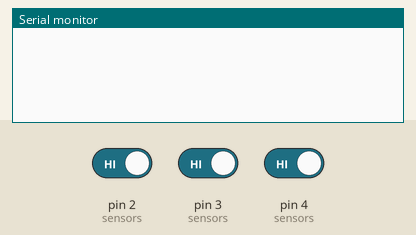
Simulated run of this sketch. Board: Arduino Uno, built with avr-gcc and run on an emulated ATmega328P. Shown: the last lines printed to the serial monitor. The inputs (shaded band) are chosen by the test bench; at power-on: pin 2 (sensors) HIGH, pin 3 (sensors) HIGH, pin 4 (sensors) HIGH.

Above: at 1.2 s.
1.3 s: pin 2 (sensors) driven LOW
At 1.8 s:
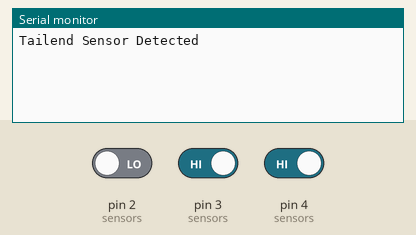
2.8 s: pin 3 (sensors) driven LOW
At 4.0 s:
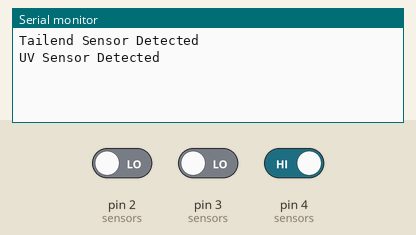
4.3 s: pin 4 (sensors) driven LOW
At 5.4 s:
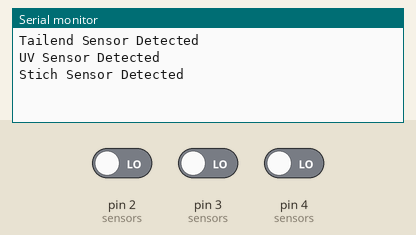

The sketch:

cts_one_code.ino
```cpp
// cts_controller.ino  -- single file (debouncing.h merged in)

#define tailendSensor 2
#define uvSensor      3
#define stichSensor   4

// ---- Tuning -------------------------------------------------------------
#define DEBOUNCE_LOW_MS    5UL   // LOW must be stable this long to count as a detection
#define DEBOUNCE_HIGH_MS   30UL  // HIGH must be stable this long before re-arming
#define DEBUG_PULSE_WIDTH  0     // set to 1 to print real pulse width (ms) of every detection

// ---- Sensor state -------------------------------------------------------
struct Sensor {
  uint8_t       pin;
  const char*   name;
  bool          lastReading;   // raw reading from previous loop
  bool          stable;        // debounced state
  unsigned long lastChange;    // time raw reading last changed
  unsigned long lowStart;      // time the LOW edge occurred (for debug)
};

Sensor sensors[] = {
  { tailendSensor, "Tailend Sensor Detected", HIGH, HIGH, 0, 0 },
  { uvSensor,      "UV Sensor Detected",      HIGH, HIGH, 0, 0 },
  { stichSensor,   "Stich Sensor Detected",   HIGH, HIGH, 0, 0 },
};
const uint8_t SENSOR_COUNT = sizeof(sensors) / sizeof(sensors[0]);

// Returns true once per detection (debounced HIGH -> LOW)
bool sensorTriggered(Sensor &s) {
  bool reading = digitalRead(s.pin);
  unsigned long now = millis();

  if (reading != s.lastReading) {          // raw edge: restart timer
    s.lastReading = reading;
    s.lastChange  = now;
  }

  if (reading != s.stable) {
    unsigned long need = (reading == LOW) ? DEBOUNCE_LOW_MS : DEBOUNCE_HIGH_MS;
    if ((now - s.lastChange) >= need) {
      s.stable = reading;
      if (reading == LOW) {
        s.lowStart = s.lastChange;
        return true;
      }
#if DEBUG_PULSE_WIDTH
      Serial.print(s.name);
      Serial.print(" | pulse width ms: ");
      Serial.println(s.lastChange - s.lowStart);
#endif
    }
  }
  return false;
}

void setup() {
  Serial.begin(115200);

  for (uint8_t i = 0; i < SENSOR_COUNT; i++) {
    pinMode(sensors[i].pin, INPUT_PULLUP);
    sensors[i].lastReading = digitalRead(sensors[i].pin);
    sensors[i].stable      = sensors[i].lastReading;
    sensors[i].lastChange  = millis();
  }
}

void loop() {
  for (uint8_t i = 0; i < SENSOR_COUNT; i++) {
    if (sensorTriggered(sensors[i])) {
      Serial.println(sensors[i].name);
    }
  }
}
```

Measured:
- after the input at 1.3 s, the serial monitor: prints a new line at once (image 1)
- after the input at 2.8 s, the serial monitor: prints a new line at once (image 2)
- after the input at 4.3 s, the serial monitor: prints a new line at once (image 3)
